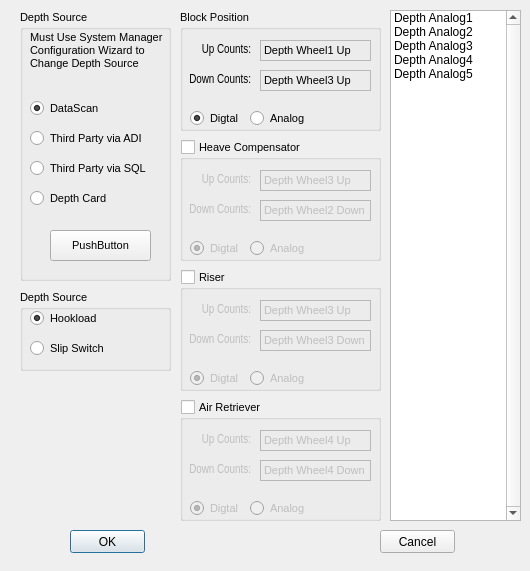
<?xml version="1.0" encoding="UTF-8"?>
<ui version="4.0">
 <class>DialogDepthConfiguration</class>
 <widget class="QDialog" name="DialogDepthConfiguration">
  <property name="geometry">
   <rect>
    <x>0</x>
    <y>0</y>
    <width>530</width>
    <height>571</height>
   </rect>
  </property>
  <property name="windowTitle">
   <string>Dialog</string>
  </property>
  <widget class="QPushButton" name="pushButton">
   <property name="geometry">
    <rect>
     <x>70</x>
     <y>530</y>
     <width>75</width>
     <height>23</height>
    </rect>
   </property>
   <property name="text">
    <string>OK</string>
   </property>
  </widget>
  <widget class="QPushButton" name="pushButton_2">
   <property name="geometry">
    <rect>
     <x>380</x>
     <y>530</y>
     <width>75</width>
     <height>23</height>
    </rect>
   </property>
   <property name="text">
    <string>Cancel</string>
   </property>
  </widget>
  <widget class="QGroupBox" name="groupBox_5">
   <property name="geometry">
    <rect>
     <x>20</x>
     <y>10</y>
     <width>151</width>
     <height>271</height>
    </rect>
   </property>
   <property name="font">
    <font>
     <pointsize>8</pointsize>
    </font>
   </property>
   <property name="title">
    <string>Depth Source</string>
   </property>
   <widget class="QLabel" name="label">
    <property name="geometry">
     <rect>
      <x>10</x>
      <y>0</y>
      <width>151</width>
      <height>81</height>
     </rect>
    </property>
    <property name="text">
     <string>Must Use System Manager Configuration Wizard to Change Depth Source</string>
    </property>
    <property name="textFormat">
     <enum>Qt::AutoText</enum>
    </property>
    <property name="scaledContents">
     <bool>true</bool>
    </property>
    <property name="wordWrap">
     <bool>true</bool>
    </property>
    <property name="openExternalLinks">
     <bool>false</bool>
    </property>
   </widget>
   <widget class="QRadioButton" name="radioButton">
    <property name="geometry">
     <rect>
      <x>10</x>
      <y>90</y>
      <width>89</width>
      <height>16</height>
     </rect>
    </property>
    <property name="text">
     <string>DataScan</string>
    </property>
    <property name="checked">
     <bool>true</bool>
    </property>
   </widget>
   <widget class="QRadioButton" name="radioButton_2">
    <property name="geometry">
     <rect>
      <x>10</x>
      <y>120</y>
      <width>141</width>
      <height>16</height>
     </rect>
    </property>
    <property name="text">
     <string>Third Party via ADI</string>
    </property>
   </widget>
   <widget class="QRadioButton" name="radioButton_3">
    <property name="geometry">
     <rect>
      <x>10</x>
      <y>150</y>
      <width>131</width>
      <height>16</height>
     </rect>
    </property>
    <property name="text">
     <string>Third Party via SQL</string>
    </property>
   </widget>
   <widget class="QRadioButton" name="radioButton_4">
    <property name="geometry">
     <rect>
      <x>10</x>
      <y>180</y>
      <width>89</width>
      <height>16</height>
     </rect>
    </property>
    <property name="text">
     <string>Depth Card</string>
    </property>
   </widget>
   <widget class="QPushButton" name="pushButton_4">
    <property name="geometry">
     <rect>
      <x>30</x>
      <y>220</y>
      <width>101</width>
      <height>31</height>
     </rect>
    </property>
    <property name="text">
     <string>PushButton</string>
    </property>
   </widget>
  </widget>
  <widget class="QGroupBox" name="groupBox_6">
   <property name="geometry">
    <rect>
     <x>20</x>
     <y>290</y>
     <width>151</width>
     <height>81</height>
    </rect>
   </property>
   <property name="font">
    <font>
     <pointsize>8</pointsize>
    </font>
   </property>
   <property name="title">
    <string>Depth Source</string>
   </property>
   <widget class="QRadioButton" name="radioButton_5">
    <property name="geometry">
     <rect>
      <x>10</x>
      <y>20</y>
      <width>89</width>
      <height>16</height>
     </rect>
    </property>
    <property name="text">
     <string>Hookload</string>
    </property>
    <property name="checked">
     <bool>true</bool>
    </property>
   </widget>
   <widget class="QRadioButton" name="radioButton_6">
    <property name="geometry">
     <rect>
      <x>10</x>
      <y>50</y>
      <width>89</width>
      <height>16</height>
     </rect>
    </property>
    <property name="text">
     <string>Slip Switch</string>
    </property>
   </widget>
  </widget>
  <widget class="QGroupBox" name="groupBox_7">
   <property name="geometry">
    <rect>
     <x>180</x>
     <y>400</y>
     <width>201</width>
     <height>121</height>
    </rect>
   </property>
   <property name="font">
    <font>
     <pointsize>8</pointsize>
    </font>
   </property>
   <property name="title">
    <string>Air Retriever</string>
   </property>
   <property name="checkable">
    <bool>true</bool>
   </property>
   <property name="checked">
    <bool>false</bool>
   </property>
   <widget class="QRadioButton" name="radioButton_13">
    <property name="geometry">
     <rect>
      <x>70</x>
      <y>100</y>
      <width>61</width>
      <height>16</height>
     </rect>
    </property>
    <property name="text">
     <string>Analog</string>
    </property>
   </widget>
   <widget class="QRadioButton" name="radioButton_14">
    <property name="geometry">
     <rect>
      <x>10</x>
      <y>100</y>
      <width>61</width>
      <height>16</height>
     </rect>
    </property>
    <property name="text">
     <string>Digtal</string>
    </property>
    <property name="checked">
     <bool>true</bool>
    </property>
   </widget>
   <widget class="QLabel" name="label_read1_8">
    <property name="geometry">
     <rect>
      <x>10</x>
      <y>30</y>
      <width>61</width>
      <height>20</height>
     </rect>
    </property>
    <property name="font">
     <font>
      <family>Arial Narrow</family>
      <pointsize>9</pointsize>
      <weight>50</weight>
      <bold>false</bold>
      <kerning>true</kerning>
     </font>
    </property>
    <property name="layoutDirection">
     <enum>Qt::RightToLeft</enum>
    </property>
    <property name="text">
     <string>Up Counts:</string>
    </property>
    <property name="alignment">
     <set>Qt::AlignRight|Qt::AlignTrailing|Qt::AlignVCenter</set>
    </property>
   </widget>
   <widget class="QLabel" name="label_8">
    <property name="geometry">
     <rect>
      <x>80</x>
      <y>30</y>
      <width>111</width>
      <height>21</height>
     </rect>
    </property>
    <property name="inputMethodHints">
     <set>Qt::ImhNone</set>
    </property>
    <property name="frameShape">
     <enum>QFrame::StyledPanel</enum>
    </property>
    <property name="text">
     <string>Depth Wheel4 Up</string>
    </property>
    <property name="scaledContents">
     <bool>false</bool>
    </property>
   </widget>
   <widget class="QLabel" name="label_9">
    <property name="geometry">
     <rect>
      <x>80</x>
      <y>60</y>
      <width>111</width>
      <height>21</height>
     </rect>
    </property>
    <property name="inputMethodHints">
     <set>Qt::ImhNone</set>
    </property>
    <property name="frameShape">
     <enum>QFrame::StyledPanel</enum>
    </property>
    <property name="text">
     <string>Depth Wheel4 Down</string>
    </property>
    <property name="scaledContents">
     <bool>false</bool>
    </property>
   </widget>
   <widget class="QLabel" name="label_read1_9">
    <property name="geometry">
     <rect>
      <x>-10</x>
      <y>60</y>
      <width>81</width>
      <height>20</height>
     </rect>
    </property>
    <property name="font">
     <font>
      <family>Arial Narrow</family>
      <pointsize>9</pointsize>
      <weight>50</weight>
      <bold>false</bold>
      <kerning>true</kerning>
     </font>
    </property>
    <property name="layoutDirection">
     <enum>Qt::RightToLeft</enum>
    </property>
    <property name="text">
     <string>Down Counts:</string>
    </property>
    <property name="alignment">
     <set>Qt::AlignRight|Qt::AlignTrailing|Qt::AlignVCenter</set>
    </property>
   </widget>
  </widget>
  <widget class="QGroupBox" name="groupBox_8">
   <property name="geometry">
    <rect>
     <x>180</x>
     <y>270</y>
     <width>201</width>
     <height>121</height>
    </rect>
   </property>
   <property name="font">
    <font>
     <pointsize>8</pointsize>
    </font>
   </property>
   <property name="title">
    <string>Riser</string>
   </property>
   <property name="checkable">
    <bool>true</bool>
   </property>
   <property name="checked">
    <bool>false</bool>
   </property>
   <widget class="QRadioButton" name="radioButton_11">
    <property name="geometry">
     <rect>
      <x>70</x>
      <y>100</y>
      <width>61</width>
      <height>16</height>
     </rect>
    </property>
    <property name="text">
     <string>Analog</string>
    </property>
   </widget>
   <widget class="QRadioButton" name="radioButton_12">
    <property name="geometry">
     <rect>
      <x>10</x>
      <y>100</y>
      <width>61</width>
      <height>16</height>
     </rect>
    </property>
    <property name="text">
     <string>Digtal</string>
    </property>
    <property name="checked">
     <bool>true</bool>
    </property>
   </widget>
   <widget class="QLabel" name="label_6">
    <property name="geometry">
     <rect>
      <x>80</x>
      <y>60</y>
      <width>111</width>
      <height>21</height>
     </rect>
    </property>
    <property name="inputMethodHints">
     <set>Qt::ImhNone</set>
    </property>
    <property name="frameShape">
     <enum>QFrame::StyledPanel</enum>
    </property>
    <property name="text">
     <string>Depth Wheel3 Down</string>
    </property>
    <property name="scaledContents">
     <bool>false</bool>
    </property>
   </widget>
   <widget class="QLabel" name="label_read1_6">
    <property name="geometry">
     <rect>
      <x>-10</x>
      <y>60</y>
      <width>81</width>
      <height>20</height>
     </rect>
    </property>
    <property name="font">
     <font>
      <family>Arial Narrow</family>
      <pointsize>9</pointsize>
      <weight>50</weight>
      <bold>false</bold>
      <kerning>true</kerning>
     </font>
    </property>
    <property name="layoutDirection">
     <enum>Qt::RightToLeft</enum>
    </property>
    <property name="text">
     <string>Down Counts:</string>
    </property>
    <property name="alignment">
     <set>Qt::AlignRight|Qt::AlignTrailing|Qt::AlignVCenter</set>
    </property>
   </widget>
   <widget class="QLabel" name="label_7">
    <property name="geometry">
     <rect>
      <x>80</x>
      <y>30</y>
      <width>111</width>
      <height>21</height>
     </rect>
    </property>
    <property name="inputMethodHints">
     <set>Qt::ImhNone</set>
    </property>
    <property name="frameShape">
     <enum>QFrame::StyledPanel</enum>
    </property>
    <property name="text">
     <string>Depth Wheel3 Up</string>
    </property>
    <property name="scaledContents">
     <bool>false</bool>
    </property>
   </widget>
   <widget class="QLabel" name="label_read1_7">
    <property name="geometry">
     <rect>
      <x>10</x>
      <y>30</y>
      <width>61</width>
      <height>20</height>
     </rect>
    </property>
    <property name="font">
     <font>
      <family>Arial Narrow</family>
      <pointsize>9</pointsize>
      <weight>50</weight>
      <bold>false</bold>
      <kerning>true</kerning>
     </font>
    </property>
    <property name="layoutDirection">
     <enum>Qt::RightToLeft</enum>
    </property>
    <property name="text">
     <string>Up Counts:</string>
    </property>
    <property name="alignment">
     <set>Qt::AlignRight|Qt::AlignTrailing|Qt::AlignVCenter</set>
    </property>
   </widget>
  </widget>
  <widget class="QGroupBox" name="groupBox_9">
   <property name="geometry">
    <rect>
     <x>180</x>
     <y>140</y>
     <width>201</width>
     <height>121</height>
    </rect>
   </property>
   <property name="font">
    <font>
     <pointsize>8</pointsize>
    </font>
   </property>
   <property name="title">
    <string>Heave Compensator</string>
   </property>
   <property name="checkable">
    <bool>true</bool>
   </property>
   <property name="checked">
    <bool>false</bool>
   </property>
   <widget class="QRadioButton" name="radioButton_9">
    <property name="geometry">
     <rect>
      <x>70</x>
      <y>100</y>
      <width>61</width>
      <height>16</height>
     </rect>
    </property>
    <property name="text">
     <string>Analog</string>
    </property>
   </widget>
   <widget class="QRadioButton" name="radioButton_10">
    <property name="geometry">
     <rect>
      <x>10</x>
      <y>100</y>
      <width>61</width>
      <height>16</height>
     </rect>
    </property>
    <property name="text">
     <string>Digtal</string>
    </property>
    <property name="checked">
     <bool>true</bool>
    </property>
   </widget>
   <widget class="QLabel" name="label_4">
    <property name="geometry">
     <rect>
      <x>80</x>
      <y>60</y>
      <width>111</width>
      <height>21</height>
     </rect>
    </property>
    <property name="inputMethodHints">
     <set>Qt::ImhNone</set>
    </property>
    <property name="frameShape">
     <enum>QFrame::StyledPanel</enum>
    </property>
    <property name="text">
     <string>Depth Wheel2 Down</string>
    </property>
    <property name="scaledContents">
     <bool>false</bool>
    </property>
   </widget>
   <widget class="QLabel" name="label_read1_4">
    <property name="geometry">
     <rect>
      <x>-10</x>
      <y>60</y>
      <width>81</width>
      <height>20</height>
     </rect>
    </property>
    <property name="font">
     <font>
      <family>Arial Narrow</family>
      <pointsize>9</pointsize>
      <weight>50</weight>
      <bold>false</bold>
      <kerning>true</kerning>
     </font>
    </property>
    <property name="layoutDirection">
     <enum>Qt::RightToLeft</enum>
    </property>
    <property name="text">
     <string>Down Counts:</string>
    </property>
    <property name="alignment">
     <set>Qt::AlignRight|Qt::AlignTrailing|Qt::AlignVCenter</set>
    </property>
   </widget>
   <widget class="QLabel" name="label_5">
    <property name="geometry">
     <rect>
      <x>80</x>
      <y>30</y>
      <width>111</width>
      <height>21</height>
     </rect>
    </property>
    <property name="inputMethodHints">
     <set>Qt::ImhNone</set>
    </property>
    <property name="frameShape">
     <enum>QFrame::StyledPanel</enum>
    </property>
    <property name="text">
     <string>Depth Wheel3 Up</string>
    </property>
    <property name="scaledContents">
     <bool>false</bool>
    </property>
   </widget>
   <widget class="QLabel" name="label_read1_5">
    <property name="geometry">
     <rect>
      <x>10</x>
      <y>30</y>
      <width>61</width>
      <height>20</height>
     </rect>
    </property>
    <property name="font">
     <font>
      <family>Arial Narrow</family>
      <pointsize>9</pointsize>
      <weight>50</weight>
      <bold>false</bold>
      <kerning>true</kerning>
     </font>
    </property>
    <property name="layoutDirection">
     <enum>Qt::RightToLeft</enum>
    </property>
    <property name="text">
     <string>Up Counts:</string>
    </property>
    <property name="alignment">
     <set>Qt::AlignRight|Qt::AlignTrailing|Qt::AlignVCenter</set>
    </property>
   </widget>
  </widget>
  <widget class="QGroupBox" name="groupBox_10">
   <property name="geometry">
    <rect>
     <x>180</x>
     <y>10</y>
     <width>201</width>
     <height>121</height>
    </rect>
   </property>
   <property name="font">
    <font>
     <pointsize>8</pointsize>
    </font>
   </property>
   <property name="title">
    <string>Block Position</string>
   </property>
   <widget class="QRadioButton" name="radioButton_7">
    <property name="geometry">
     <rect>
      <x>10</x>
      <y>100</y>
      <width>61</width>
      <height>16</height>
     </rect>
    </property>
    <property name="text">
     <string>Digtal</string>
    </property>
    <property name="checked">
     <bool>true</bool>
    </property>
   </widget>
   <widget class="QRadioButton" name="radioButton_8">
    <property name="geometry">
     <rect>
      <x>70</x>
      <y>100</y>
      <width>61</width>
      <height>16</height>
     </rect>
    </property>
    <property name="text">
     <string>Analog</string>
    </property>
   </widget>
   <widget class="QLabel" name="label_read1_2">
    <property name="geometry">
     <rect>
      <x>10</x>
      <y>30</y>
      <width>61</width>
      <height>20</height>
     </rect>
    </property>
    <property name="font">
     <font>
      <family>Arial Narrow</family>
      <pointsize>9</pointsize>
      <weight>50</weight>
      <bold>false</bold>
      <kerning>true</kerning>
     </font>
    </property>
    <property name="layoutDirection">
     <enum>Qt::RightToLeft</enum>
    </property>
    <property name="text">
     <string>Up Counts:</string>
    </property>
    <property name="alignment">
     <set>Qt::AlignRight|Qt::AlignTrailing|Qt::AlignVCenter</set>
    </property>
   </widget>
   <widget class="QLabel" name="label_read1_3">
    <property name="geometry">
     <rect>
      <x>-10</x>
      <y>60</y>
      <width>81</width>
      <height>20</height>
     </rect>
    </property>
    <property name="font">
     <font>
      <family>Arial Narrow</family>
      <pointsize>9</pointsize>
      <weight>50</weight>
      <bold>false</bold>
      <kerning>true</kerning>
     </font>
    </property>
    <property name="layoutDirection">
     <enum>Qt::RightToLeft</enum>
    </property>
    <property name="text">
     <string>Down Counts:</string>
    </property>
    <property name="alignment">
     <set>Qt::AlignRight|Qt::AlignTrailing|Qt::AlignVCenter</set>
    </property>
   </widget>
   <widget class="QLabel" name="label_2">
    <property name="geometry">
     <rect>
      <x>80</x>
      <y>30</y>
      <width>111</width>
      <height>21</height>
     </rect>
    </property>
    <property name="inputMethodHints">
     <set>Qt::ImhNone</set>
    </property>
    <property name="frameShape">
     <enum>QFrame::StyledPanel</enum>
    </property>
    <property name="text">
     <string>Depth Wheel1 Up</string>
    </property>
    <property name="scaledContents">
     <bool>false</bool>
    </property>
   </widget>
   <widget class="QLabel" name="label_3">
    <property name="geometry">
     <rect>
      <x>80</x>
      <y>60</y>
      <width>111</width>
      <height>21</height>
     </rect>
    </property>
    <property name="inputMethodHints">
     <set>Qt::ImhNone</set>
    </property>
    <property name="frameShape">
     <enum>QFrame::StyledPanel</enum>
    </property>
    <property name="text">
     <string>Depth Wheel3 Up</string>
    </property>
    <property name="scaledContents">
     <bool>false</bool>
    </property>
   </widget>
  </widget>
  <widget class="QListWidget" name="listWidget">
   <property name="geometry">
    <rect>
     <x>390</x>
     <y>10</y>
     <width>131</width>
     <height>511</height>
    </rect>
   </property>
   <property name="verticalScrollBarPolicy">
    <enum>Qt::ScrollBarAlwaysOn</enum>
   </property>
   <property name="currentRow">
    <number>-1</number>
   </property>
   <item>
    <property name="text">
     <string>Depth Analog1</string>
    </property>
   </item>
   <item>
    <property name="text">
     <string>Depth Analog2</string>
    </property>
   </item>
   <item>
    <property name="text">
     <string>Depth Analog3</string>
    </property>
   </item>
   <item>
    <property name="text">
     <string>Depth Analog4</string>
    </property>
   </item>
   <item>
    <property name="text">
     <string>Depth Analog5</string>
    </property>
   </item>
  </widget>
 </widget>
 <resources/>
 <connections/>
</ui>
